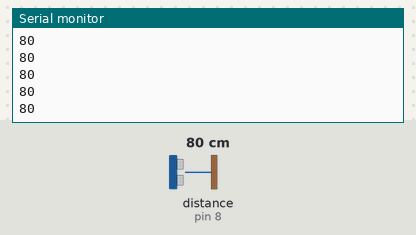
Simulated run of this sketch. Board: Arduino Uno, built with avr-gcc and run on an emulated ATmega328P. On the bench: the last lines printed to the serial monitor. Wiring (inferred from the names in the program): ultrasonic range finder: trigger pin 7; echo pin 8. Inputs (shaded band) come from the test bench; at power-on: distance to the obstacle (sensor on pin 8) 80 cm. The echo pulse lasts 58.3 µs per cm.

Above: at 1.2 s.
1.3 s: distance to the obstacle (sensor on pin 8) set to 2 cm
At 1.37 s:
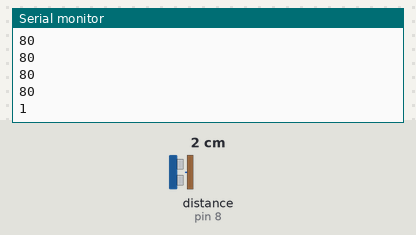
2.8 s: distance to the obstacle (sensor on pin 8) set to 4 cm
At 2.88 s:
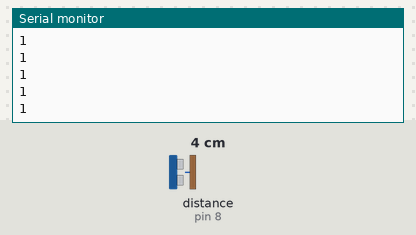
Timing chart, 0 to 5.8 s (numbered marks = the images above; inputs shaded):
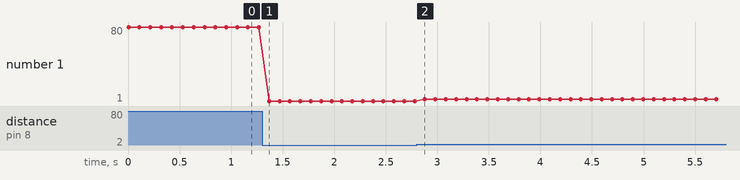

The sketch:

pixRadar.ino
```cpp
#define trigPin 7
#define echoPin 8
float duration;
long distance;
int getDistance(int trigPin_, int echoPin_) {
  digitalWrite(trigPin_, LOW);
  delayMicroseconds(2);
  digitalWrite(trigPin_, HIGH);
  delayMicroseconds(10);
  digitalWrite(trigPin_, LOW);
  duration = pulseIn(echoPin_, HIGH);
  distance = duration * 0.0347 / 2;
  return distance;
}
void setup() {
  Serial.begin(115200);
  pinMode(trigPin, OUTPUT);
  pinMode(echoPin, INPUT);
}

void loop() {
  Serial.println(String(getDistance(trigPin,echoPin)));
  delay(100);
}
```

Measured:
- after the input at 1.3 s, the serial monitor: prints a new line after 0.07 s (image 1)
- plotted number 1: 80 → 1 after the input at 1.3 s, 1 → 3 after the input at 2.8 s
